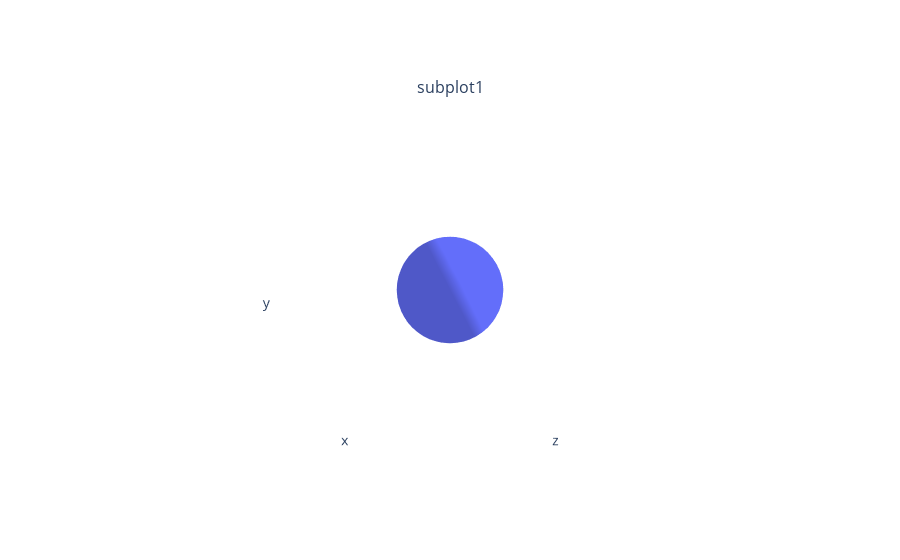

Source (notebook cell):
### Code cell
sphere_mesh = ico_sphere(level=3)
print(sphere_mesh.verts_list()[0].shape)
fig = plot_scene({
    "subplot1": {
        "torus_mesh": sphere_mesh
    }
})
fig.show()

### Figure 1 — Plotly figure (JSON) as saved in the notebook; plotly's stock layout.template omitted (floating-point values rounded to 4 significant figures; data arrays with more than 128 entries replaced by an {"elided": "..."} marker saying what was removed)
{"data": [{"i": {"elided": "1280 int values"}, "j": {"elided": "1280 int values"}, "k": {"elided": "1280 int values"}, "lighting": {"ambient": 0.8, "diffuse": 1, "facenormalsepsilon": 1e-06, "fresnel": 0, "roughness": 0.5, "specular": 0, "vertexnormalsepsilon": 1e-12}, "name": "torus_mesh", "scene": "scene", "type": "mesh3d", "x": {"elided": "642 float values"}, "y": {"elided": "642 float values"}, "z": {"elided": "642 float values"}}], "layout": {"annotations": [{"font": {"size": 16}, "showarrow": false, "text": "subplot1", "x": 0.5, "xanchor": "center", "xref": "paper", "y": 1, "yanchor": "bottom", "yref": "paper"}], "scene": {"aspectmode": "cube", "camera": {"up": {"x": 0, "y": 1, "z": 0}}, "domain": {"x": [0, 1], "y": [0, 1]}, "xaxis": {"backgroundcolor": "#fff", "range": [-2, 2], "showaxeslabels": false, "showgrid": false, "showline": false, "showticklabels": false, "ticks": "", "zeroline": false}, "yaxis": {"backgroundcolor": "#fff", "range": [-2, 2], "showaxeslabels": false, "showgrid": false, "showline": false, "showticklabels": false, "ticks": "", "zeroline": false}, "zaxis": {"backgroundcolor": "#fff", "range": [-2, 2], "showaxeslabels": false, "showgrid": false, "showline": false, "showticklabels": false, "ticks": "", "zeroline": false}}}}
